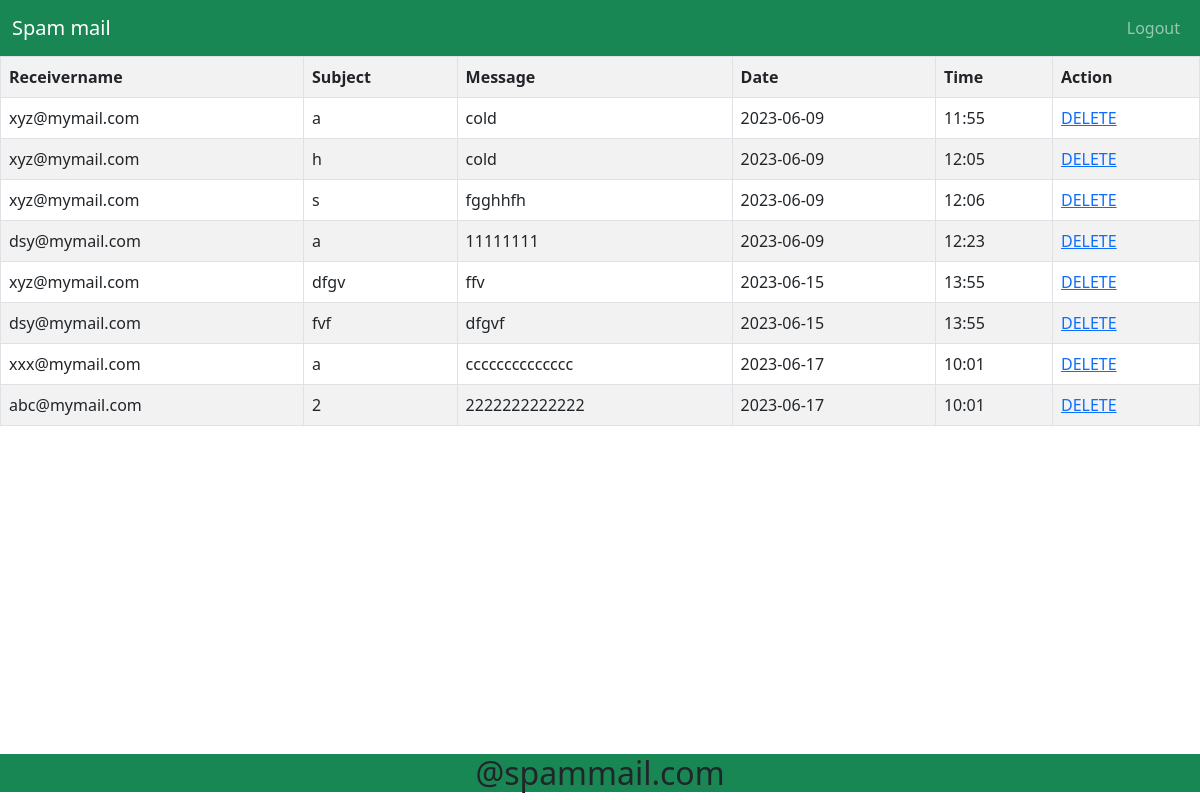
Screenshot of /viewsendmessage/ (signed in) with the database file from the repository.
### user/models.py (models this page shows)
class message_tb(models.Model):
    senderid=models.ForeignKey(register_tb,on_delete=models.CASCADE,related_name="sender")
    receiverid=models.ForeignKey(register_tb,on_delete=models.CASCADE,related_name="receiver")
    date=models.CharField(max_length=20)
    time=models.CharField(max_length=20)
    subject=models.CharField(max_length=20)
    message=models.CharField(max_length=20)
    status=models.CharField(max_length=20,default="pending")
    filterstatus=models.CharField(max_length=20,default="pending")

class register_tb(models.Model):
    name=models.CharField(max_length=20)
    address=models.CharField(max_length=20)
    gender=models.CharField(max_length=20)
    phone=models.CharField(max_length=20)
    dob=models.CharField(max_length=20)
    username=models.CharField(max_length=20)
    password=models.CharField(max_length=20)
    countryid=models.ForeignKey(country_tb,on_delete=models.CASCADE)
    stateid=models.ForeignKey(state_tb,on_delete=models.CASCADE)
    securityquestion=models.CharField(max_length=20,default="abc")
    answer=models.CharField(max_length=20,default="abc")

### user/views.py (the view)
# urls.py: path('viewsendmessage/',userview.viewsendmessage,name="viewsendmessage"),
def viewsendmessage(request):
    sender=request.session['id']
    status=["pending","deleted by receiver"]
    vm=message_tb.objects.filter(senderid_id=sender,status__in=status)
    return render(request,'viewsendmessage.html',{'vsmg':vm})

### template/viewsendmessage.html (shortened to what this page needs)
<!DOCTYPE html>
<html lang="en">
<head>
    <link rel="stylesheet" href="/static\css\bootstrap.css">
</head>
    <div class="navbar navbar-expand-lg navbar-dark bg-success">
        <div class="container-fluid">
            <a class="navbar-brand" href="#">Spam mail</a>
            <ul class="navbar-nav ">
                <li class="nav-item">
                    <a class="nav-link" href="{% url 'logout' %}">Logout</a>
                </li>
                </ul>
        </div>
    </div>
    <body>
        <table class="table table-bordered table-hover table-striped table-responsive">
        <tr>
            <th>Receivername</th>
            <th>Subject</th>
            <th>Message</th>
            <th>Date</th>
            <th>Time</th>
            <th>Action</th>
        </tr>
        {% for v in vsmg %}
        <tr>
            <td>{{v.receiverid.username}}</td>
            <td>{{v.subject}}</td>
            <td>{{v.message}}</td>
            <td>{{v.date}}</td>
            <td>{{v.time}}</td>
            <td><a href="{% url 'deletemsg' v.id %}">DELETE</a></td>
        </tr>
        {% endfor %}
    </table>
</body>
</html>
<div class="fixed-bottom">
    <h2 class="bg-success text-center">@spammail.com</h2>
</div>

### rows the page displays
message_tb: receiverid.username "xyz@mymail.com", subject "a", message "cold", date "2023-06-09", time "11:55"
message_tb: receiverid.username "xyz@mymail.com", subject "h", message "cold", date "2023-06-09", time "12:05"
message_tb: receiverid.username "xyz@mymail.com", subject "s", message "fgghhfh", date "2023-06-09", time "12:06"
message_tb: receiverid.username "dsy@mymail.com", subject "a", message "11111111", date "2023-06-09", time "12:23"
message_tb: receiverid.username "xyz@mymail.com", subject "dfgv", message "ffv", date "2023-06-15", time "13:55"
message_tb: receiverid.username "dsy@mymail.com", subject "fvf", message "dfgvf", date "2023-06-15", time "13:55"
message_tb: receiverid.username "xxx@mymail.com", subject "a", message "cccccccccccccc", date "2023-06-17", time "10:01"
message_tb: receiverid.username "abc@mymail.com", subject "2", message "2222222222222", date "2023-06-17", time "10:01"
